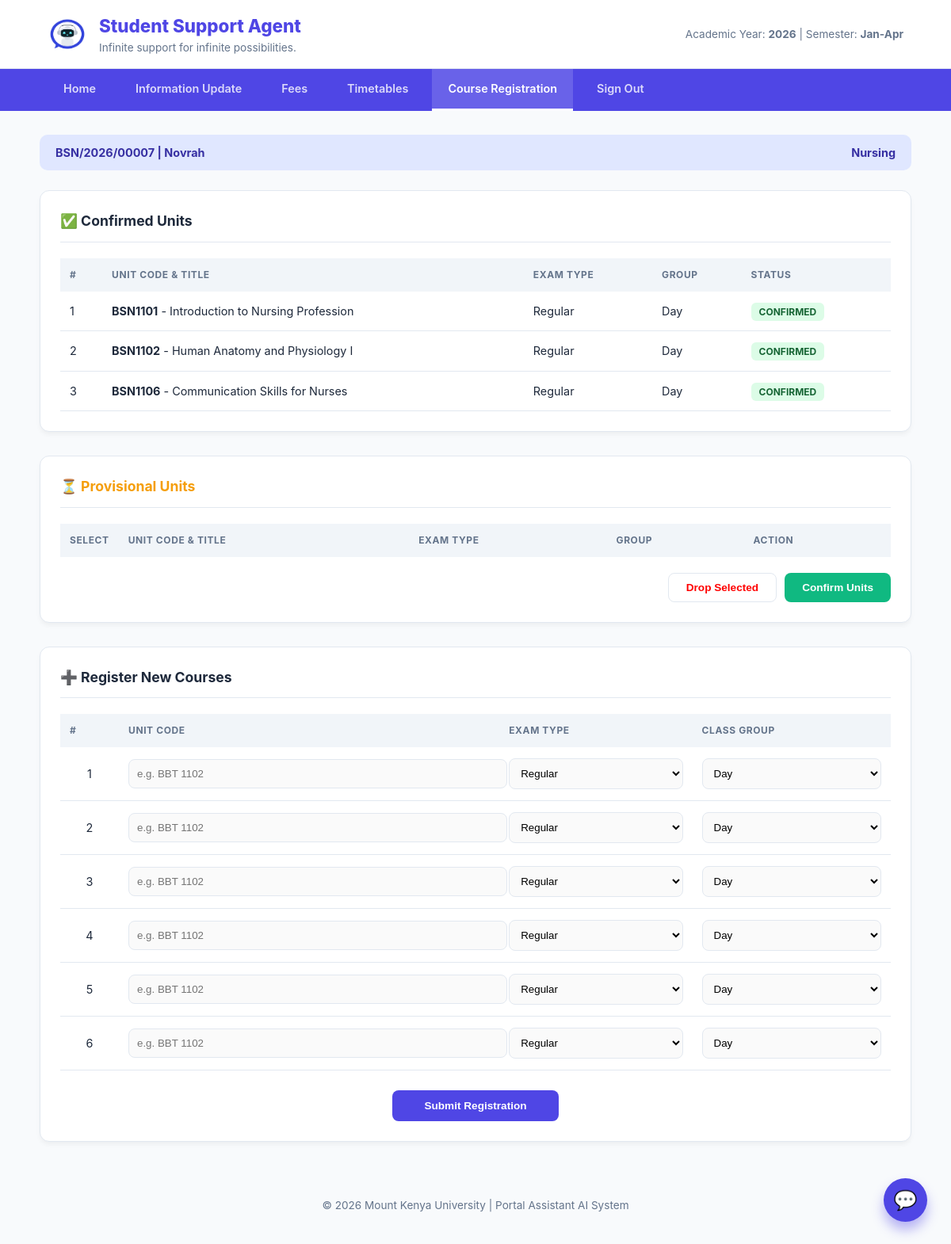
Page /Student/regisration.php (signed in) on the committed database.
### tables this page shows
CREATE TABLE `users` (
  `id` int(11) NOT NULL,
  `full_name` varchar(100) NOT NULL,
  `reg_number` varchar(50) NOT NULL,
  `email` varchar(100) NOT NULL,
  `password` varchar(255) NOT NULL,
  `password_changed` tinyint(1) NOT NULL DEFAULT 0,
  `role` enum('student','admin','lecturer') NOT NULL DEFAULT 'student',
  `department` varchar(100) NOT NULL,
  `phone` varchar(20) DEFAULT NULL,
  `created_at` timestamp NOT NULL DEFAULT current_timestamp(),
  `survey_done` tinyint(1) DEFAULT 0
);

CREATE TABLE `registered_courses` (
  `id` int(11) NOT NULL,
  `student_reg_no` varchar(30) NOT NULL,
  `unit_code` varchar(20) NOT NULL,
  `department` varchar(100) DEFAULT NULL,
  `exam_type` varchar(30) NOT NULL,
  `class_group` varchar(20) NOT NULL,
  `semester` varchar(20) NOT NULL,
  `academic_year` varchar(10) NOT NULL,
  `status` enum('Provisional','Confirmed') DEFAULT 'Provisional',
  `registered_at` timestamp NOT NULL DEFAULT current_timestamp()
);

CREATE TABLE `timetable` (
  `id` int(11) NOT NULL,
  `unit_code` varchar(20) DEFAULT NULL,
  `course_title` varchar(100) DEFAULT NULL,
  `department` varchar(50) DEFAULT NULL,
  `time_from` varchar(10) DEFAULT NULL,
  `time_to` varchar(10) DEFAULT NULL,
  `day_of_week` enum('Monday','Tuesday','Wednesday','Thursday','Friday','Saturday','Sunday') DEFAULT NULL,
  `venue` varchar(50) DEFAULT NULL,
  `unit_group` varchar(20) DEFAULT NULL,
  `lecturer` varchar(50) DEFAULT NULL,
  `exam_date` date DEFAULT NULL,
  `semester` enum('1','2','3') NOT NULL,
  `year_level` enum('First Year','Second Year','Third Year','Fourth Year') NOT NULL,
  `academic_year` year(4) NOT NULL,
  `created_at` timestamp NOT NULL DEFAULT current_timestamp()
);

### Student/regisration.php (the view, shortened to what this page needs)
<?php
$conn = mysqli_connect("localhost", "root", "", "Portal-Asisstant-AI");
$student_reg_no = $_SESSION['reg_number'] ?? '';
$reg_number = $student_reg_no;
$user_id = $_SESSION['user_id'];
$user_query = mysqli_query($conn, "SELECT full_name, department FROM users WHERE id = '$user_id'");
$user_data = mysqli_fetch_assoc($user_query);
$student_name = $user_data['full_name'] ?? 'Unknown Student';
$student_dept = $user_data['department'] ?? 'General';
$confirmed = mysqli_query($conn, "SELECT rc.*, t.course_title FROM registered_courses rc JOIN timetable t ON rc.unit_code = t.unit_code WHERE rc.student_reg_no = '$student_reg_no' AND (rc.status = 'Confirmed' OR rc.status = 'Approved')");
?>
<!DOCTYPE html>
<html lang="en">
<head>
</head>
<body>
<header>
    <div class="branding">
        <img src="../Images/logo.jpg" class="logoimg" alt="Logo">
        <div>
            <h1>Student Support Agent</h1>
            <small>Infinite support for infinite possibilities.</small>
        </div>
    </div>
    <div style="font-size: 0.85rem; color: var(--text-light);">
        Academic Year: <strong>2026</strong> | Semester: <strong>Jan-Apr</strong>
    </div>
</header>
<nav>
    <a href="Home.php">Home</a>
    <a href="personal_information.php">Information Update</a>
    <a href="#">Fees</a>
    <a href="teaching_timetable.php">Timetables</a>
    <a href="#" class="active">Course Registration</a>
    <a href="#">Sign Out</a>
</nav>
<div class="container">
   <div class="student-strip">
    <span><?php echo htmlspecialchars($reg_number); ?> | <?php echo htmlspecialchars($student_name); ?></span>
    <span><?php echo htmlspecialchars($student_dept); ?></span>
</div>
    <div class="card">
        <div class="card-title">✅ Confirmed Units</div>
        <table>
            <thead>
                <tr><th>#</th><th>Unit Code & Title</th><th>Exam Type</th><th>Group</th><th>Status</th></tr>
            </thead>
            <tbody>
                <?php $i=1; while($row = mysqli_fetch_assoc($confirmed)): ?>
                    <tr>
                        <td><?php echo $i++; ?></td>
                        <td><strong><?php echo $row['unit_code']; ?></strong> - <?php echo $row['course_title']; ?></td>
                        <td><?php echo $row['exam_type']; ?></td>
                        <td><?php echo $row['class_group']; ?></td>
                        <td><span class="badge bg-success">Confirmed</span></td>
                    </tr>
                <?php endwhile; ?>
            </tbody>
        </table>
    </div>
    <form action="" method="POST">
    <div class="card">
        <div class="card-title" style="color: var(--warning);">⏳ Provisional Units</div>
        <table>
            <thead>
                <tr><th width="40">Select</th><th>Unit Code & Title</th><th>Exam Type</th><th>Group</th><th>Action</th></tr>
            </thead>
        </table>
        <div style="margin-top: 20px; display: flex; justify-content: flex-end; gap: 10px;">
            <button type="submit" name="btn_drop_action" class="btn btn-outline" style="color:red;">Drop Selected</button>
            <button type="submit" name="btn_confirm_action" class="btn btn-success">Confirm Units</button>
        </div>
    </div>
    </form>
    <div class="card">
        <div class="card-title">➕ Register New Courses</div>
        <form action="" method="POST">
            <table>
                <thead>
                    <tr><th width="50">#</th><th>Unit Code</th><th>Exam Type</th><th>Class Group</th></tr>
                </thead>
                <tbody>
                    <?php for($k=1; $k<=6; $k++): ?>
                        <tr>
                            <td align="center"><?php echo $k; ?></td>
                            <td><input type="text" name="courseCode<?php echo $k; ?>" placeholder="e.g. BBT 1102"></td>
                            <td>
                                <select name="examType<?php echo $k; ?>">
                                    <option>Regular</option><option>Retake</option>
                                </select>
                            </td>
                            <td>
                                <select name="classCode<?php echo $k; ?>">
                                    <option>Day</option><option>Evening</option>
                                </select>
                            </td>
                        </tr>
                    <?php endfor; ?>
                </tbody>
            </table>
            <div style="text-align: center; margin-top: 25px;">
                <button type="submit" class="btn btn-primary" style="padding: 12px 40px;">Submit Registration</button>
            </div>
        </form>
    </div>
</div>
<div id="chat-fab" onclick="toggleChat()">💬</div>
<footer>
    &copy; 2026 Mount Kenya University | Portal Assistant AI System
</footer>
</body>
</html>

### Student/regisration.php (style rules this page uses)
:root { --primary: #4f46e5; --primary-dark: #3730a3; --bg: #f8fafc; --white: #ffffff; --text-main: #1e293b; --text-light: #64748b; --border: #e2e8f0; --success: #10b981; --warning: #f59e0b; }
body { font-family: 'Inter', system-ui, -apple-system, sans-serif; background: var(--bg); color: var(--text-main); margin: 0; line-height: 1.5; }
header { background: var(--white); border-bottom: 1px solid var(--border); padding: 1rem 5%; display: flex; align-items: center; justify-content: space-between; }
.branding { display: flex; align-items: center; gap: 15px; }
.logoimg { height: 50px; border-radius: 8px; }
.branding h1 { margin: 0; font-size: 1.4rem; color: var(--primary); font-weight: 800; }
.branding small { color: var(--text-light); display: block; font-size: 0.85rem; }
nav { background: var(--primary); padding: 0 5%; display: flex; gap: 10px; }
nav a { color: rgba(255,255,255,0.8); text-decoration: none; padding: 14px 20px; font-size: 0.9rem; font-weight: 600; transition: 0.3s; border-bottom: 3px solid transparent; }
nav a.active { color: white; border-bottom: 3px solid white; background: rgba(255,255,255,0.15); }
.container { max-width: 1100px; margin: 30px auto; padding: 0 20px; }
.student-strip { background: #e0e7ff; padding: 12px 20px; border-radius: 10px; margin-bottom: 25px; display: flex; justify-content: space-between; align-items: center; color: var(--primary-dark); font-weight: 700; font-size: 0.9rem; }
.card { background: var(--white); border-radius: 12px; box-shadow: 0 4px 6px -1px rgba(0,0,0,0.05); padding: 25px; margin-bottom: 30px; border: 1px solid var(--border); }
.card-title { font-size: 1.1rem; font-weight: 700; margin-bottom: 20px; color: var(--text-main); display: flex; align-items: center; gap: 10px; border-bottom: 1px solid var(--border); padding-bottom: 12px; }
table { width: 100%; border-collapse: collapse; }
th { text-align: left; background: #f1f5f9; padding: 12px; font-size: 0.75rem; text-transform: uppercase; letter-spacing: 0.05em; color: var(--text-light); }
td { padding: 14px 12px; border-bottom: 1px solid var(--border); font-size: 0.9rem; }
.btn { padding: 10px 22px; border-radius: 8px; border: none; cursor: pointer; font-weight: 600; font-size: 0.85rem; transition: 0.2s; display: inline-flex; align-items: center; justify-content: center; }
.btn-primary { background: var(--primary); color: white; }
.btn-success { background: var(--success); color: white; }
.btn-outline { background: transparent; border: 1px solid var(--border); color: var(--text-main); }
input[type="text"], select { width: 100%; padding: 10px; border: 1px solid var(--border); border-radius: 8px; background: #fafafa; }
.badge { padding: 4px 10px; border-radius: 6px; font-size: 0.75rem; font-weight: 700; text-transform: uppercase; }
.bg-success { background: #dcfce7; color: #166534; }
#chat-fab { position: fixed; bottom: 30px; right: 30px; background: var(--primary); color: white; width: 55px; height: 55px; border-radius: 50%; display: flex; align-items: center; justify-content: center; cursor: pointer; box-shadow: 0 10px 15px rgba(79, 70, 229, 0.4); z-index: 100; font-size: 1.5rem; transition: 0.3s; }
footer { text-align: center; padding: 40px; color: var(--text-light); font-size: 0.85rem; }

### rows in the picture
users: full_name "Novrah", department "Nursing"
registered_courses: unit_code "BSN1101", timetable.course_title "Introduction to Nursing Profession", exam_type "Regular", class_group "Day"
registered_courses: unit_code "BSN1102", timetable.course_title "Human Anatomy and Physiology I", exam_type "Regular", class_group "Day"
registered_courses: unit_code "BSN1106", timetable.course_title "Communication Skills for Nurses", exam_type "Regular", class_group "Day"

### other values in the picture
$reg_number "BSN/2026/00007"
